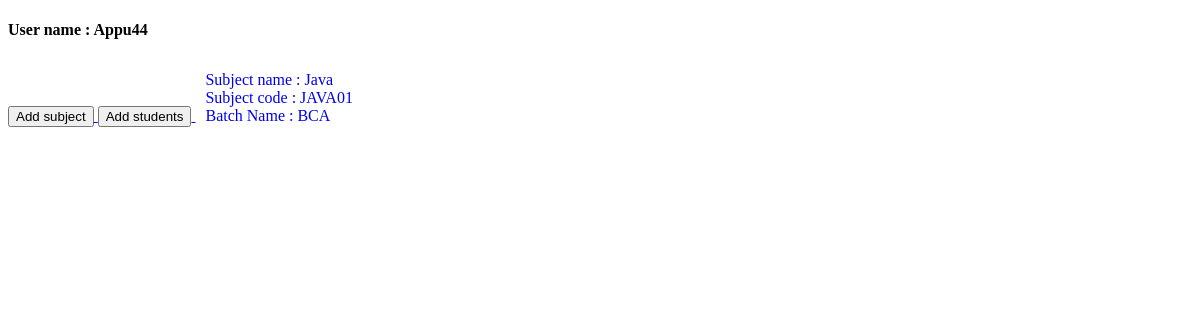
Before: /manager/teacher/ (signed in) with the older database file.
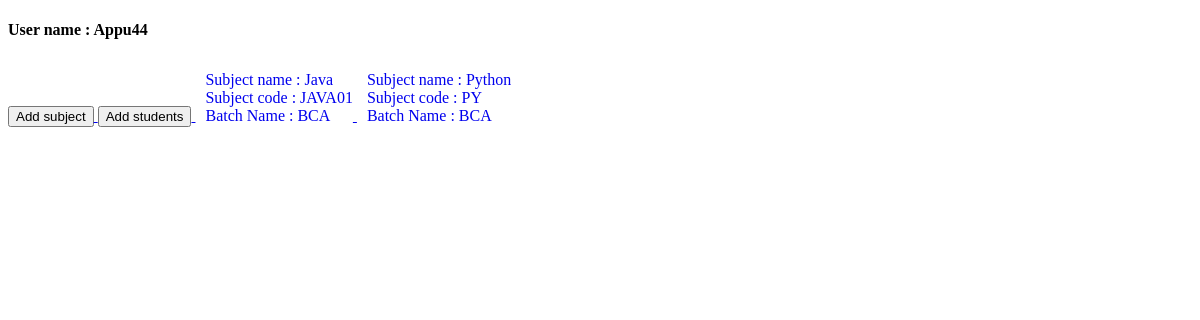
After: the same page with the newer database file.
### Manegar/models.py (models this page shows, shortened)
class subjectData(models.Model):
    username = models.ForeignKey(loginData,on_delete=models.CASCADE,default=1)
    subjectName = models.CharField(max_length=50)
    batchCode = models.CharField(max_length=20)
    subjectCode = models.CharField(max_length=20,unique=True)

### Manegar/views.py (the view)
# urls.py: path('teacher/',views.teacher,name='teacher'),
@login_required
def teacher(request):
    if request.user.is_teacher :
        try:
            subject_data = subjectData.objects.filter(username = request.user)
        except subject_data.DoesNotExist:
            subject_data = None
        return render(request,'teacher_index.html',{'subject':subject_data})
    else:
        return redirect('login')

### Manegar/templates/teacher_index.html
{% extends "base.html" %}
{% block body %}
<h4>User name : {{user.username}}</h4>
<a href="{% url "manager:addData" %}">
<button>Add subject</button>
</a>
<a href="{% url "UserApp:register" %}">
    <button>Add students</button>
</a>
{% for sub in subject %}
<a href="{% url 'manager:subjectDataEdit' sub.subjectCode sub.batchCode %}">
<div style="margin-top: 10px;display : inline-block;margin-left : 10px">
    <div>
        Subject name : {{ sub.subjectName }}
    </div>
    <div>
        Subject code : {{ sub.subjectCode }}
    </div>
    <div>
        Batch Name : {{ sub.batchCode }}
    </div>
</div>
</a>
{% endfor %}
{% endblock %}

Changed rows visible on the page:
added subjectData: subjectName "Python", subjectCode "PY", batchCode "BCA"
